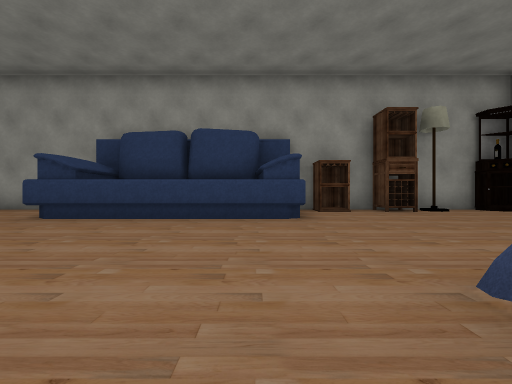
[1] (above)

13 first-person views from a walk through a 3-D level made in the Unity game engine. The camera is 0.51 m above the floor, looks level and sees 90° across. The floor is counted in squares, 1 m on a side. Each view is taken from the middle of a square. On the plan, view 1 faces up. The plan holds only what a view shows up to about 9 squares ahead; the rest is blank. Some animated figures are not drawn. Some surface patterns are stand-ins.

[2]
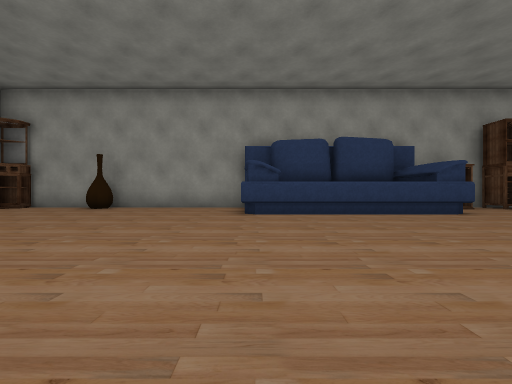

[3]
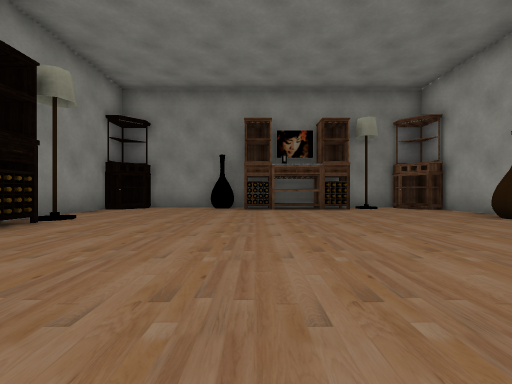

[4]
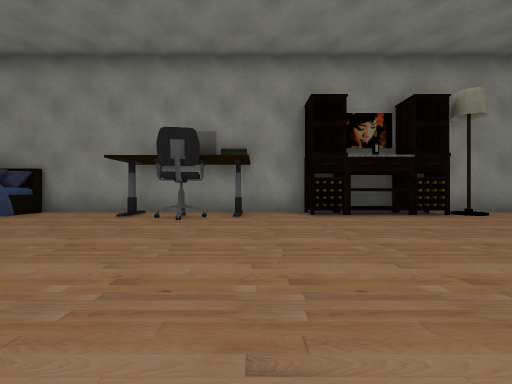

[5]
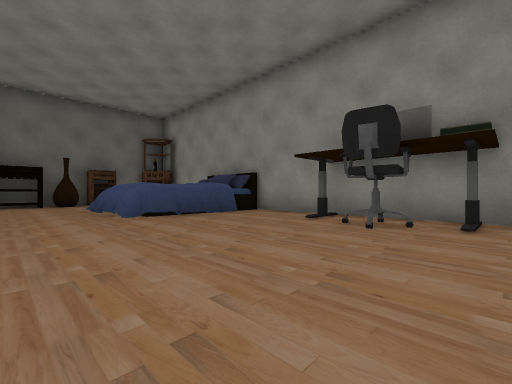

[6]
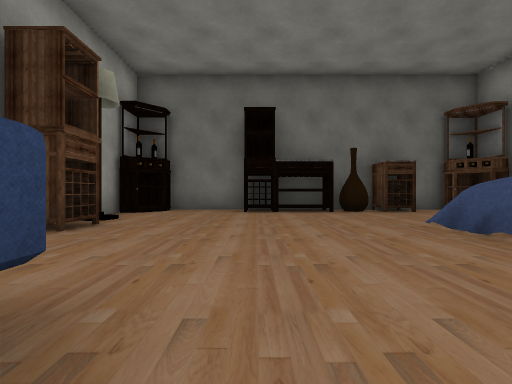

[7]
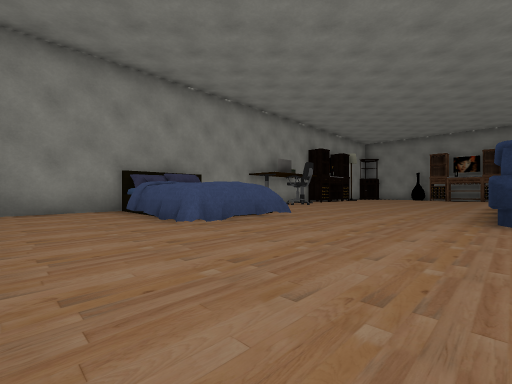

[8]
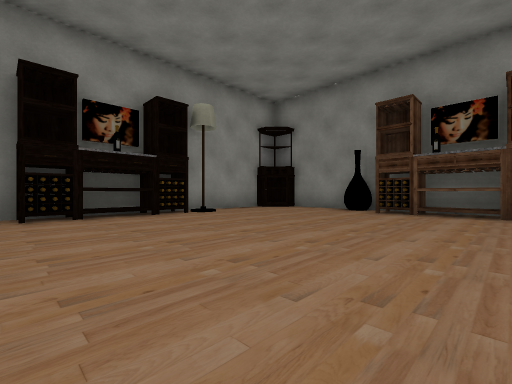

[9]
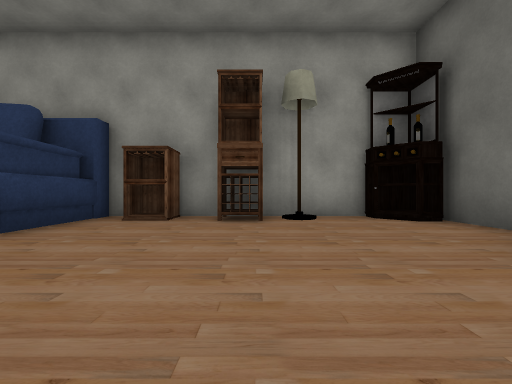

[10]
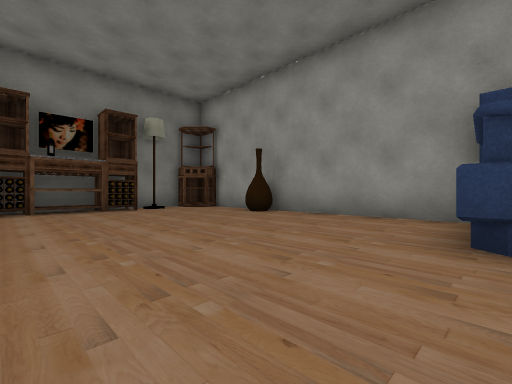

[11]
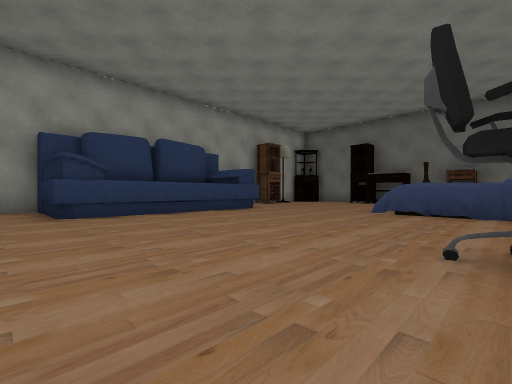

[12]
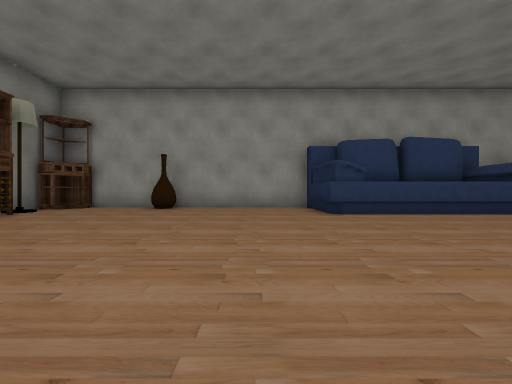

[13]
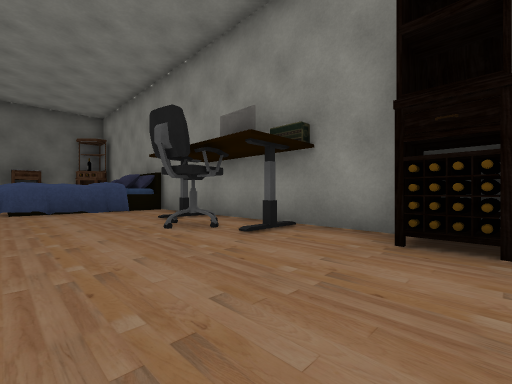

### Floor plan
Key: @ floor where view 1 was taken; # wall or solid block; . floor; B bed; L lamp; C cabinet; A vase; H chair; O other object.
Columns run from 13 left of view 1 to 8 right of it. Each row starts with its distance up from view 1.
  8 ##########    ######
  7 #C..A....BBBBBBO.OL.C
  6 ##.......BBBBBB......#
  5 #LO......BBBBBB......#
  4 ##..................C#
  3 #C..................C#
  2 ##O.................##
  1 #O............BBBB..A#
  0 #............@BBBB..O#
 -1 #.........HH..BBBB...#
 -2  C..L#C##...O..BB...C
 -3   #############  ###

Where each view was taken, in squares from view 1:
view 1: 0 up, 0 right, facing up
view 2: 1 down, 4 left, facing up
view 3: 2 up, 4 left, facing left
view 4: 4 up, 4 left, facing down
view 5: 3 up, 4 left, facing down-right
view 6: 4 up, 0 right, facing right
view 7: 5 up, 6 right, facing down-left
view 8: 4 up, 5 left, facing down-left
view 9: 2 up, 4 right, facing up
view 10: 2 up, 4 left, facing up-left
view 11: 1 down, 5 left, facing up-right
view 12: 1 down, 6 left, facing up
view 13: 1 up, 6 left, facing down-right
